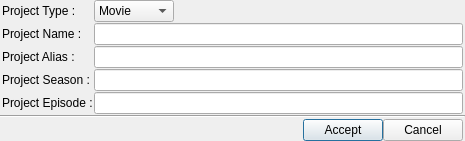
<?xml version="1.0" encoding="UTF-8"?>
<ui version="4.0">
 <class>newProject</class>
 <widget class="QDialog" name="newProject">
  <property name="geometry">
   <rect>
    <x>0</x>
    <y>0</y>
    <width>465</width>
    <height>136</height>
   </rect>
  </property>
  <property name="windowTitle">
   <string>New Project</string>
  </property>
  <layout class="QGridLayout" name="gridLayout_2">
   <property name="margin">
    <number>0</number>
   </property>
   <property name="spacing">
    <number>1</number>
   </property>
   <item row="0" column="0">
    <layout class="QGridLayout" name="gridLayout">
     <property name="leftMargin">
      <number>2</number>
     </property>
     <property name="rightMargin">
      <number>2</number>
     </property>
     <property name="spacing">
      <number>1</number>
     </property>
     <item row="0" column="0">
      <widget class="QLabel" name="lProjectType">
       <property name="maximumSize">
        <size>
         <width>95</width>
         <height>16777215</height>
        </size>
       </property>
       <property name="text">
        <string>Project Type :</string>
       </property>
      </widget>
     </item>
     <item row="0" column="1">
      <widget class="QComboBox" name="cbProjectType">
       <property name="maximumSize">
        <size>
         <width>80</width>
         <height>16777215</height>
        </size>
       </property>
       <item>
        <property name="text">
         <string>Movie</string>
        </property>
       </item>
       <item>
        <property name="text">
         <string>Marketing</string>
        </property>
       </item>
       <item>
        <property name="text">
         <string>Serie</string>
        </property>
       </item>
      </widget>
     </item>
     <item row="1" column="0">
      <widget class="QLabel" name="lProjectName">
       <property name="maximumSize">
        <size>
         <width>95</width>
         <height>16777215</height>
        </size>
       </property>
       <property name="text">
        <string>Project Name :</string>
       </property>
      </widget>
     </item>
     <item row="1" column="1">
      <widget class="QLineEdit" name="leProjectName">
       <property name="minimumSize">
        <size>
         <width>250</width>
         <height>0</height>
        </size>
       </property>
      </widget>
     </item>
     <item row="2" column="0">
      <widget class="QLabel" name="lProjectAlias">
       <property name="maximumSize">
        <size>
         <width>95</width>
         <height>16777215</height>
        </size>
       </property>
       <property name="text">
        <string>Project Alias :</string>
       </property>
      </widget>
     </item>
     <item row="2" column="1">
      <widget class="QLineEdit" name="leProjectAlias">
       <property name="minimumSize">
        <size>
         <width>250</width>
         <height>0</height>
        </size>
       </property>
      </widget>
     </item>
     <item row="3" column="0">
      <widget class="QLabel" name="lProjectSeason">
       <property name="maximumSize">
        <size>
         <width>95</width>
         <height>16777215</height>
        </size>
       </property>
       <property name="text">
        <string>Project Season :</string>
       </property>
      </widget>
     </item>
     <item row="3" column="1">
      <widget class="QLineEdit" name="leProjectSeason">
       <property name="minimumSize">
        <size>
         <width>250</width>
         <height>0</height>
        </size>
       </property>
      </widget>
     </item>
     <item row="4" column="0">
      <widget class="QLabel" name="lProjectEpisode">
       <property name="maximumSize">
        <size>
         <width>95</width>
         <height>16777215</height>
        </size>
       </property>
       <property name="text">
        <string>Project Episode :</string>
       </property>
      </widget>
     </item>
     <item row="4" column="1">
      <widget class="QLineEdit" name="leProjectEpisode">
       <property name="minimumSize">
        <size>
         <width>250</width>
         <height>0</height>
        </size>
       </property>
      </widget>
     </item>
    </layout>
   </item>
   <item row="1" column="0">
    <widget class="Line" name="line">
     <property name="orientation">
      <enum>Qt::Horizontal</enum>
     </property>
    </widget>
   </item>
   <item row="2" column="0">
    <layout class="QHBoxLayout" name="horizontalLayout">
     <property name="spacing">
      <number>0</number>
     </property>
     <property name="leftMargin">
      <number>2</number>
     </property>
     <property name="rightMargin">
      <number>2</number>
     </property>
     <item>
      <spacer name="horizontalSpacer">
       <property name="orientation">
        <enum>Qt::Horizontal</enum>
       </property>
       <property name="sizeHint" stdset="0">
        <size>
         <width>40</width>
         <height>20</height>
        </size>
       </property>
      </spacer>
     </item>
     <item>
      <widget class="QPushButton" name="pbAccept">
       <property name="text">
        <string>Accept</string>
       </property>
      </widget>
     </item>
     <item>
      <widget class="QPushButton" name="pbCancel">
       <property name="text">
        <string>Cancel</string>
       </property>
      </widget>
     </item>
    </layout>
   </item>
  </layout>
 </widget>
 <resources/>
 <connections/>
</ui>
